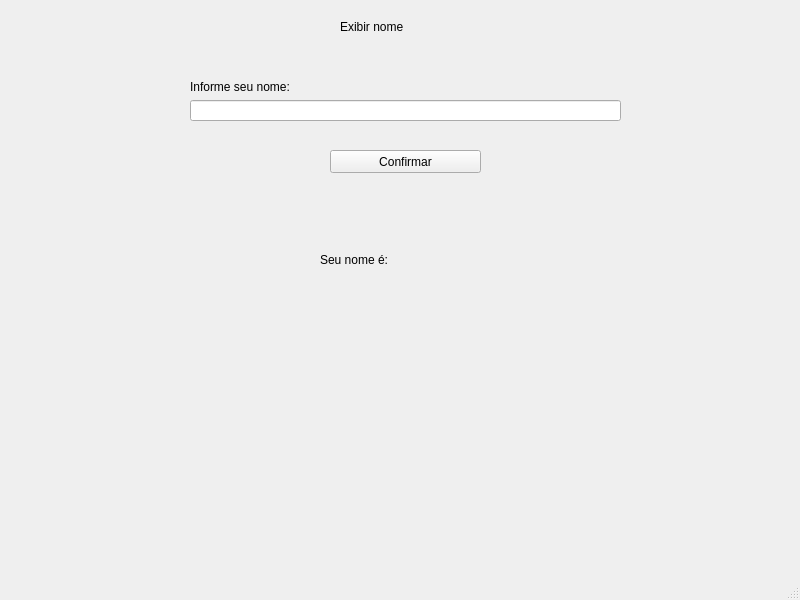
<?xml version="1.0" encoding="UTF-8"?>
<ui version="4.0">
 <class>MainWindow</class>
 <widget class="QMainWindow" name="MainWindow">
  <property name="geometry">
   <rect>
    <x>0</x>
    <y>0</y>
    <width>800</width>
    <height>600</height>
   </rect>
  </property>
  <property name="windowTitle">
   <string>MainWindow</string>
  </property>
  <widget class="QWidget" name="centralwidget">
   <widget class="QWidget" name="verticalLayoutWidget">
    <property name="geometry">
     <rect>
      <x>190</x>
      <y>80</y>
      <width>431</width>
      <height>41</height>
     </rect>
    </property>
    <layout class="QVBoxLayout" name="verticalLayout">
     <item>
      <widget class="QLabel" name="label">
       <property name="text">
        <string>Informe seu nome:</string>
       </property>
      </widget>
     </item>
     <item>
      <widget class="QLineEdit" name="lineEdit"/>
     </item>
    </layout>
   </widget>
   <widget class="QLabel" name="label_2">
    <property name="geometry">
     <rect>
      <x>340</x>
      <y>10</y>
      <width>140</width>
      <height>33</height>
     </rect>
    </property>
    <property name="styleSheet">
     <string notr="true">font: 75 20pt &quot;MS Shell Dlg 2&quot;;</string>
    </property>
    <property name="text">
     <string>Exibir nome</string>
    </property>
   </widget>
   <widget class="QWidget" name="horizontalLayoutWidget">
    <property name="geometry">
     <rect>
      <x>320</x>
      <y>220</y>
      <width>166</width>
      <height>80</height>
     </rect>
    </property>
    <layout class="QHBoxLayout" name="horizontalLayout">
     <item>
      <widget class="QLabel" name="label_3">
       <property name="styleSheet">
        <string notr="true">font: 12pt &quot;MS Shell Dlg 2&quot;;</string>
       </property>
       <property name="text">
        <string>Seu nome é:</string>
       </property>
      </widget>
     </item>
     <item>
      <widget class="QLabel" name="label_4">
       <property name="styleSheet">
        <string notr="true">font: 12pt &quot;MS Shell Dlg 2&quot;;</string>
       </property>
       <property name="text">
        <string/>
       </property>
      </widget>
     </item>
    </layout>
   </widget>
   <widget class="QPushButton" name="pushButton">
    <property name="geometry">
     <rect>
      <x>330</x>
      <y>150</y>
      <width>151</width>
      <height>23</height>
     </rect>
    </property>
    <property name="maximumSize">
     <size>
      <width>200</width>
      <height>16777215</height>
     </size>
    </property>
    <property name="cursor">
     <cursorShape>PointingHandCursor</cursorShape>
    </property>
    <property name="layoutDirection">
     <enum>Qt::LeftToRight</enum>
    </property>
    <property name="text">
     <string>Confirmar</string>
    </property>
   </widget>
  </widget>
  <widget class="QMenuBar" name="menubar">
   <property name="geometry">
    <rect>
     <x>0</x>
     <y>0</y>
     <width>800</width>
     <height>21</height>
    </rect>
   </property>
  </widget>
  <widget class="QStatusBar" name="statusbar"/>
 </widget>
 <resources/>
 <connections/>
</ui>
